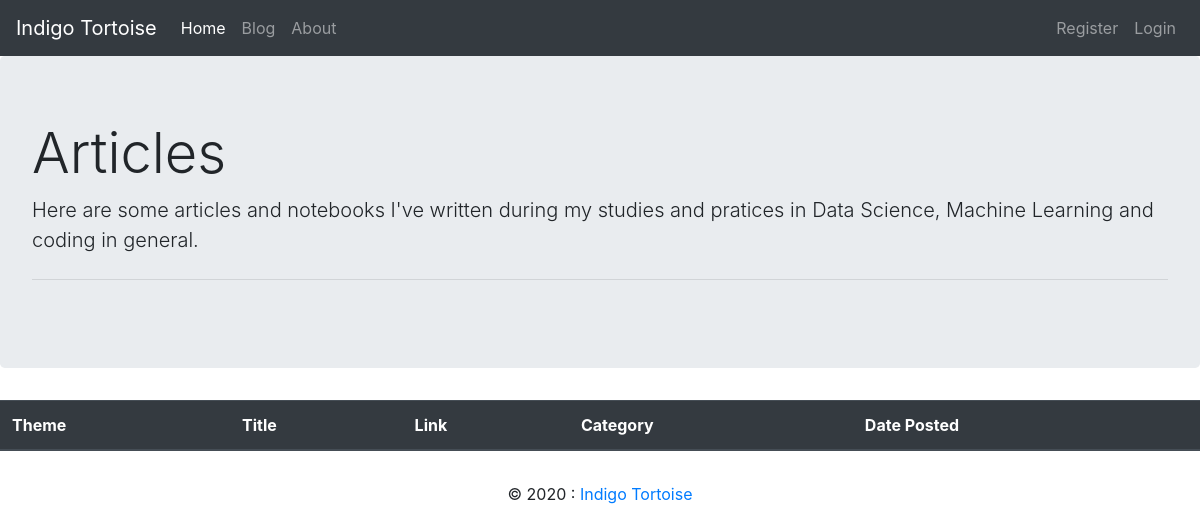
/articles/, run on an earlier commit of the app's database.
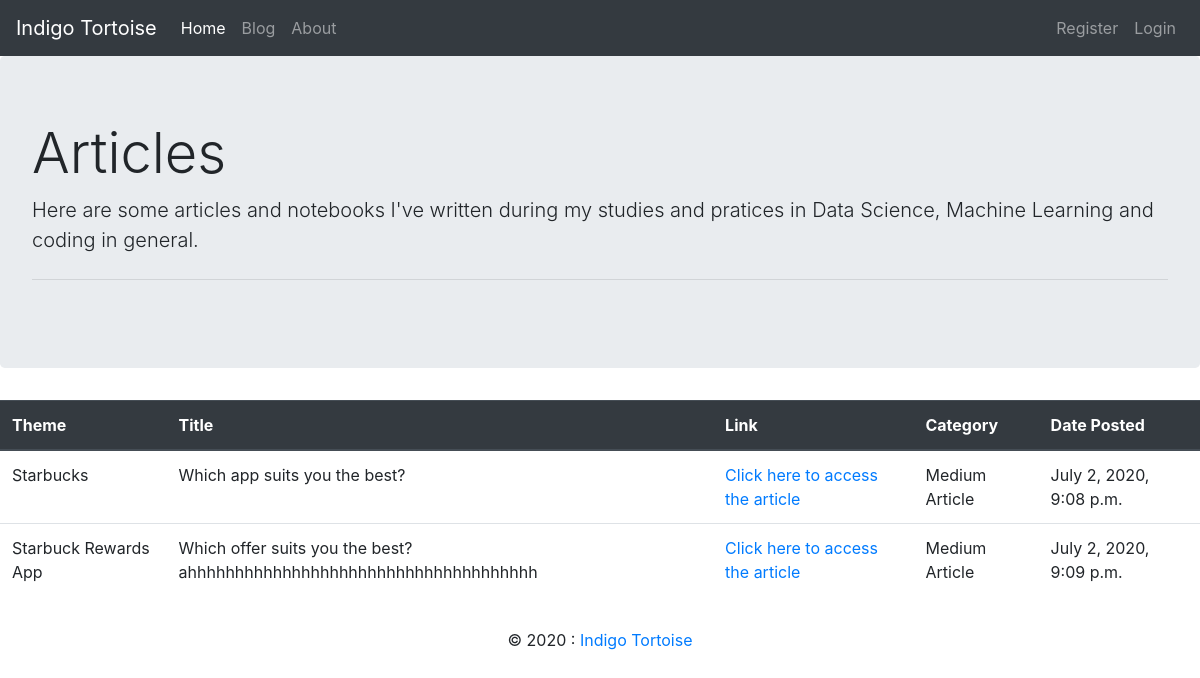
And on a later commit of the database.
### blogposts/models.py (models this page shows, shortened)
class ArticlesDb(models.Model):
    shortname = models.CharField(max_length=50)
    title = models.CharField(max_length=300)
    link = models.CharField(max_length=300)
    category = models.CharField(max_length=300)
    time_date = models.DateTimeField(default=timezone.now)

### blogposts/views.py (the view)
# urls.py: path('articles/', include('blogposts.urls')),
def articles(request):
    if request.method == 'POST':
        form = ArticlesForm(request.POST or None)
        if form.is_valid():
            form.save()
            all_articles = ArticlesDb.objects.all
            messages.success(request,('New item added succesefully!'))
            return render(request, 'articles.html', {'all_articles':all_articles})
    else:
        all_articles = ArticlesDb.objects.all
        return render(request, 'articles.html', {'all_articles':all_articles})

### blogposts/templates/articles.html (shortened to what this page needs)
{% extends 'base.html' %}
{% block body %}
<div class="jumbotron">
    <h1 class="display-4">Articles</h1>
    <p class="lead">Here are some articles and notebooks I've written during my studies and pratices in Data Science, Machine Learning and coding in general.</p>
    <hr class="my-4">
  </div>
<table class="table table-hover">
   <thead class="thead-dark">
        <tr>
          <th scope="col">Theme</th>
          <th scope="col">Title</th>
          <th scope="col">Link</th>
          <th scope="col">Category</th>
          <th scope="col">Date Posted</th>
        </tr>
    </thead>
    <tbody>
        <tr>
        {% for article in all_articles %}
            <td>{{article.shortname}}</td>
            <td>{{article.title}}</td>
            <td><a href="{{article.link}}">Click here to access the article </a></td>
            <td>{{article.category}}</td>
            <td>{{article.time_date}}</td>
        </tr>
        {% endfor %}
    </tbody>
</table>
{% endblock %}

### templates/base.html (shortened to what this page needs)
<!DOCTYPE html>
<html lang="en">
<head>
    {% load static %}
    {% load bootstrap4 %}
    <link rel="stylesheet" href="https://stackpath.bootstrapcdn.com/bootstrap/4.5.0/css/bootstrap.min.css">
    <link rel="stylesheet" href="{% static 'style.css' %}">
</head>
<body>
    <nav class="navbar navbar-expand-lg navbar-dark bg-dark">
        <a class="navbar-brand" href="#"> Indigo Tortoise </a>
        <div class="collapse navbar-collapse" id="navbarNav">
            <div class="collapse navbar-collapse justify-content-between">
                <ul class="navbar-nav">
                    <li class="nav-item active">
                    <a class="nav-link" href="{% url 'home' %}">Home <span class="sr-only">(current)</span></a>
                    </li>
                    <li class="nav-item">
                    <a class="nav-link" href="{% url 'articles' %}">Blog</a>
                    </li>
                    <li class="nav-item">
                        <a class="nav-link" href="{% url 'about' %}">About</a>
                    </li>
                </ul>
                <ul class="navbar-nav">
                    {% if user.is_authenticated %}
                        <li class="nav-item ml-auto">
                            <a class="nav-link" href="#"> Logged as: {{user.username}} </a>
                        </li>
                        <li class="nav-item navbar-right">
                            <a class="nav-link" href="{% url 'logout' %}">Logout</a>
                        </li>
                    {% else %}
                    <li class="nav-item ml-auto">
                        <a class="nav-link" href="{% url 'register' %}">Register</a>
                    </li>
                    <li class="nav-item ml-auto">
                        <a class="nav-link" href="{% url 'login' %}">Login </a>
                    </li>
                    {% endif %}
                </ul>
            </div>
        </div>
      </nav>
    {% block body %}
    {% endblock %}
    <footer class="page-footer font-small blue">
        <div class="footer-copyright text-center py-3">© 2020 :
            <a href="{% url 'home' %}"> Indigo Tortoise</a>
        </div>
</body>
</html>

What changed in the data, as far as the page shows it:
added ArticlesDb: shortname "Starbucks", title "Which app suits you the best?", category "Medium Article", time_date "July 2, 2020, 9:08 p.m."
added ArticlesDb: shortname "Starbuck Rewards App", title "Which offer suits you the best? ahhhhhhhhhhhhhhhhhhhhhhhhhhhhhhhhhhhhh", category "Medium Article", time_date "July 2, 2020, 9:09 p.m."
